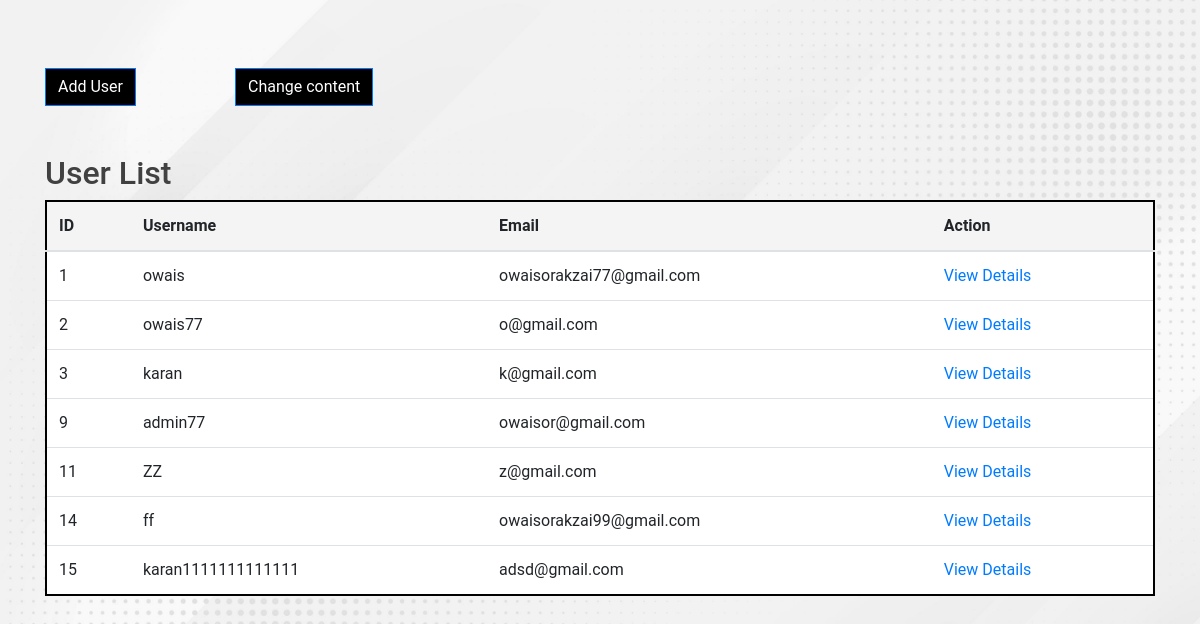
The page /users.php (signed in) on the database its author committed.
### tables this page shows
CREATE TABLE `users` (
  `id` int(11) NOT NULL,
  `username` varchar(50) NOT NULL,
  `email` varchar(100) NOT NULL,
  `password` varchar(255) NOT NULL,
  `verification_token` varchar(100) NOT NULL,
  `status` varchar(100) NOT NULL DEFAULT 'unverified'
);

### users.php (the view, shortened to what this page needs)
<?php
$conn = connectDB();
$sql = "SELECT id, username, email FROM users";
$result = $conn->query($sql);
?>
<!DOCTYPE html>
<html lang="en">
<head>
    <link rel="stylesheet" href="https://stackpath.bootstrapcdn.com/bootstrap/4.5.2/css/bootstrap.min.css">
    <link rel='stylesheet' href='style.css'>
</head>
<body>
    <div class="container mt-5">
        <div class='row'>
            <div class='col-sm-2'>
                <button type="button" class="btn btn-primary" data-toggle="modal" data-target="#addUserModal">
                Add User
                </button>
            </div>
            <div class='col-sm-2'>
                <a href="content.php" class="btn btn-primary">
                Change content
</a>
            </div>
            <form action="admin-reset-password.php" method="post">
            </form>
        </div>
        <br>
        <br>
        <h2>User List</h2>
        <table class="table">
            <thead>
                <tr>
                    <th>ID</th>
                    <th>Username</th>
                    <th>Email</th>
                    <th>Action</th>
                </tr>
            </thead>
            <tbody>
                <?php
                if ($result->num_rows > 0) {
                    while ($row = $result->fetch_assoc()) {
                        $submission_query = "SELECT notify FROM submissions WHERE user_id = " . $row['id'] . " AND notify = 'new'";
                        $submission_result = $conn->query($submission_query);
                        echo "<tr>";
                        echo "<td>" . $row["id"] . "</td>";
                        if ($submission_result->num_rows > 0) {
                            echo "<td class='custom-cell'><div class='red-circle'></div>" . $row["username"] . "</td>";
                        } else {
                            echo "<td>" . $row["username"] . "</td>";
                        }
                        echo "<td>" . $row["email"] . "</td>";
                        echo '<td><a href="user_details.php?id=' . $row["id"] . '">View Details</a></td>';
                        echo "</tr>";
                    }
                } else {
                    echo "<tr><td colspan='4'>No users found</td></tr>";
                }
                ?>
            </tbody>
        </table>
    </div>
</body>
</html>

### style.css (style rules this page uses)
body { font-family: 'Roboto', sans-serif; color: #414141; background-image: url('assets/4907157.jpg'); background-size: cover; background-repeat: no-repeat; background-attachment: fixed; }
.btn { border-radius: 0 !important; background-color: black !important; margin-top: 20px !important; }
th { height: 5px !important; box-sizing: 0px !important; }
table { background-color: white !important; border: 2px solid #000000 !important; }
thead { background-color: rgb(244, 244, 244); border-radius: 2px !important; border: 1px solid lightgrey !important; }
.row { margin-top: 20px !important; }

### rows shown on the page
users: id "1", username "owais", email "owaisorakzai77@gmail.com"
users: id "2", username "owais77", email "o@gmail.com"
users: id "3", username "karan", email "k@gmail.com"
users: id "9", username "admin77", email "owaisor@gmail.com"
users: id "11", username "ZZ", email "z@gmail.com"
users: id "14", username "ff", email "owaisorakzai99@gmail.com"
users: id "15", username "karan1111111111111", email "adsd@gmail.com"
